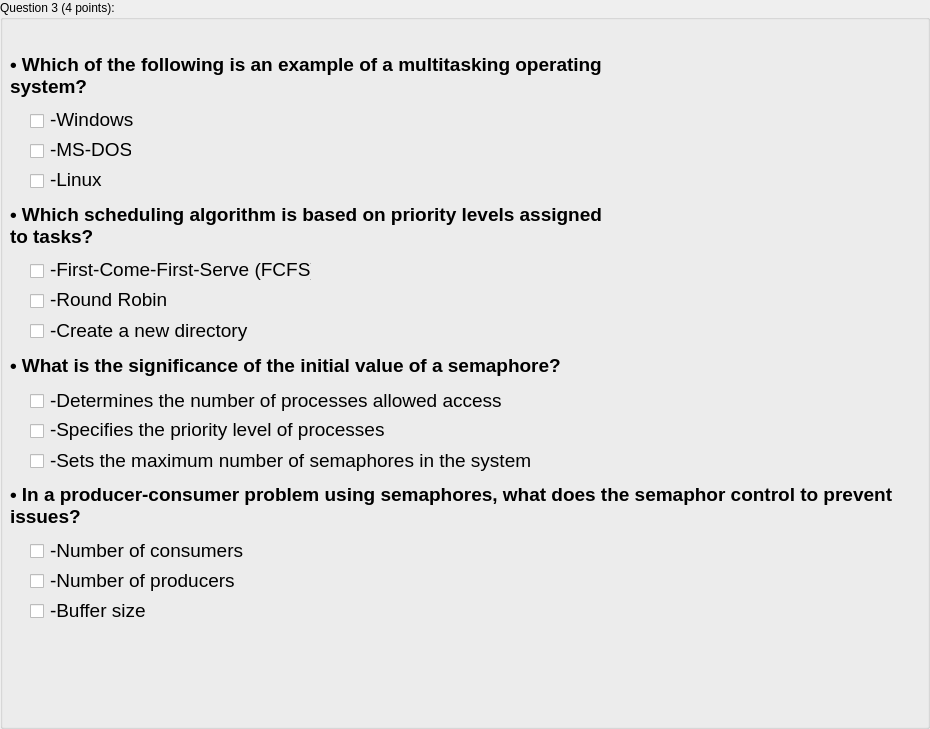
                 <widget class="QGroupBox" name="Exo3">
                  <property name="minimumSize">
                   <size>
                    <width>0</width>
                    <height>640</height>
                   </size>
                  </property>
                  <property name="styleSheet">
                   <string notr="true"/>
                  </property>
                  <property name="title">
                   <string>Question 3 (4 points):</string>
                  </property>
                  <widget class="QCheckBox" name="E3Q1C2Check">
                   <property name="geometry">
                    <rect>
                     <x>30</x>
                     <y>140</y>
                     <width>21</width>
                     <height>23</height>
                    </rect>
                   </property>
                   <property name="cursor">
                    <cursorShape>PointingHandCursor</cursorShape>
                   </property>
                   <property name="text">
                    <string/>
                   </property>
                  </widget>
                  <widget class="QCheckBox" name="E3Q1C1Check">
                   <property name="geometry">
                    <rect>
                     <x>30</x>
                     <y>110</y>
                     <width>21</width>
                     <height>23</height>
                    </rect>
                   </property>
                   <property name="cursor">
                    <cursorShape>PointingHandCursor</cursorShape>
                   </property>
                   <property name="text">
                    <string/>
                   </property>
                  </widget>
                  <widget class="QCheckBox" name="E3Q1C3Check">
                   <property name="geometry">
                    <rect>
                     <x>30</x>
                     <y>170</y>
                     <width>16</width>
                     <height>23</height>
                    </rect>
                   </property>
                   <property name="cursor">
                    <cursorShape>PointingHandCursor</cursorShape>
                   </property>
                   <property name="text">
                    <string/>
                   </property>
                  </widget>
                  <widget class="QLabel" name="E3Q1Q">
                   <property name="geometry">
                    <rect>
                     <x>10</x>
                     <y>50</y>
                     <width>631</width>
                     <height>51</height>
                    </rect>
                   </property>
                   <property name="font">
                    <font>
                     <family>Ubuntu</family>
                     <pointsize>14</pointsize>
                    </font>
                   </property>
                   <property name="text">
                    <string>&lt;html&gt;&lt;head/&gt;&lt;body&gt;&lt;p&gt;&lt;span style=&quot; font-weight:600;&quot;&gt;• Which of the following is an example of a multitasking operating &lt;br/&gt;system?&lt;/span&gt;&lt;/p&gt;&lt;/body&gt;&lt;/html&gt;</string>
                   </property>
                  </widget>
                  <widget class="QLabel" name="E3Q1C1Label">
                   <property name="geometry">
                    <rect>
                     <x>50</x>
                     <y>109</y>
                     <width>91</width>
                     <height>21</height>
                    </rect>
                   </property>
                   <property name="font">
                    <font>
                     <family>Ubuntu</family>
                     <pointsize>14</pointsize>
                    </font>
                   </property>
                   <property name="text">
                    <string>-Windows</string>
                   </property>
                  </widget>
                  <widget class="QLabel" name="E3Q1C2Label">
                   <property name="geometry">
                    <rect>
                     <x>50</x>
                     <y>139</y>
                     <width>81</width>
                     <height>21</height>
                    </rect>
                   </property>
                   <property name="font">
                    <font>
                     <family>Ubuntu</family>
                     <pointsize>14</pointsize>
                    </font>
                   </property>
                   <property name="text">
                    <string>-MS-DOS</string>
                   </property>
                  </widget>
                  <widget class="QLabel" name="E3Q1C3Label">
                   <property name="geometry">
                    <rect>
                     <x>50</x>
                     <y>169</y>
                     <width>61</width>
                     <height>21</height>
                    </rect>
                   </property>
                   <property name="font">
                    <font>
                     <family>Ubuntu</family>
                     <pointsize>14</pointsize>
                    </font>
                   </property>
                   <property name="text">
                    <string>-Linux</string>
                   </property>
                  </widget>
                  <widget class="QLabel" name="E3Q2Q">
                   <property name="geometry">
                    <rect>
                     <x>10</x>
                     <y>200</y>
                     <width>591</width>
                     <height>51</height>
                    </rect>
                   </property>
                   <property name="font">
                    <font>
                     <family>Ubuntu</family>
                     <pointsize>14</pointsize>
                    </font>
                   </property>
                   <property name="text">
                    <string>&lt;html&gt;&lt;head/&gt;&lt;body&gt;&lt;p&gt;&lt;span style=&quot; font-weight:600;&quot;&gt;• Which scheduling algorithm is based on priority levels assigned &lt;br/&gt;to tasks?&lt;/span&gt;&lt;/p&gt;&lt;/body&gt;&lt;/html&gt;</string>
                   </property>
                  </widget>
                  <widget class="QCheckBox" name="E3Q2C1Check">
                   <property name="geometry">
                    <rect>
                     <x>30</x>
                     <y>260</y>
                     <width>21</width>
                     <height>23</height>
                    </rect>
                   </property>
                   <property name="cursor">
                    <cursorShape>PointingHandCursor</cursorShape>
                   </property>
                   <property name="text">
                    <string/>
                   </property>
                  </widget>
                  <widget class="QCheckBox" name="E3Q2C2Check">
                   <property name="geometry">
                    <rect>
                     <x>30</x>
                     <y>290</y>
                     <width>21</width>
                     <height>23</height>
                    </rect>
                   </property>
                   <property name="cursor">
                    <cursorShape>PointingHandCursor</cursorShape>
                   </property>
                   <property name="text">
                    <string/>
                   </property>
                  </widget>
                  <widget class="QCheckBox" name="E3Q2C3Check">
                   <property name="geometry">
                    <rect>
                     <x>30</x>
                     <y>320</y>
                     <width>21</width>
                     <height>23</height>
                    </rect>
                   </property>
                   <property name="cursor">
                    <cursorShape>PointingHandCursor</cursorShape>
                   </property>
                   <property name="text">
                    <string/>
                   </property>
                  </widget>
                  <widget class="QLabel" name="E3Q2C1Label">
                   <property name="geometry">
                    <rect>
                     <x>50</x>
                     <y>259</y>
                     <width>261</width>
                     <height>21</height>
                    </rect>
                   </property>
                   <property name="font">
                    <font>
                     <family>Ubuntu</family>
                     <pointsize>14</pointsize>
                    </font>
                   </property>
                   <property name="text">
                    <string>-First-Come-First-Serve (FCFS)</string>
                   </property>
                  </widget>
                  <widget class="QLabel" name="E3Q2C2Label">
                   <property name="geometry">
                    <rect>
                     <x>50</x>
                     <y>289</y>
                     <width>241</width>
                     <height>21</height>
                    </rect>
                   </property>
                   <property name="font">
                    <font>
                     <family>Ubuntu</family>
                     <pointsize>14</pointsize>
                    </font>
                   </property>
                   <property name="text">
                    <string>-Round Robin</string>
                   </property>
                  </widget>
                  <widget class="QLabel" name="E3Q2C3Label">
                   <property name="geometry">
                    <rect>
                     <x>50</x>
                     <y>320</y>
                     <width>211</width>
                     <height>21</height>
                    </rect>
                   </property>
                   <property name="font">
                    <font>
                     <family>Ubuntu</family>
                     <pointsize>14</pointsize>
                    </font>
                   </property>
                   <property name="text">
                    <string>-Create a new directory</string>
                   </property>
                  </widget>
                  <widget class="QLabel" name="E3Q3Q">
                   <property name="geometry">
                    <rect>
                     <x>10</x>
                     <y>350</y>
                     <width>601</width>
                     <height>31</height>
                    </rect>
                   </property>
                   <property name="font">
                    <font>
                     <family>Ubuntu</family>
                     <pointsize>14</pointsize>
                    </font>
                   </property>
                   <property name="text">
                    <string>&lt;html&gt;&lt;head/&gt;&lt;body&gt;&lt;p&gt;&lt;span style=&quot; font-weight:600;&quot;&gt;• What is the significance of the initial value of a semaphore?&lt;/span&gt;&lt;/p&gt;&lt;/body&gt;&lt;/html&gt;</string>
                   </property>
                  </widget>
                  <widget class="QCheckBox" name="E3Q3C1Check">
                   <property name="geometry">
                    <rect>
                     <x>30</x>
                     <y>390</y>
                     <width>21</width>
                     <height>23</height>
                    </rect>
                   </property>
                   <property name="cursor">
                    <cursorShape>PointingHandCursor</cursorShape>
                   </property>
                   <property name="text">
                    <string/>
                   </property>
                  </widget>
                  <widget class="QCheckBox" name="E3Q3C3Check">
                   <property name="geometry">
                    <rect>
                     <x>30</x>
                     <y>450</y>
                     <width>21</width>
                     <height>23</height>
                    </rect>
                   </property>
                   <property name="cursor">
                    <cursorShape>PointingHandCursor</cursorShape>
                   </property>
                   <property name="text">
                    <string/>
                   </property>
                  </widget>
                  <widget class="QCheckBox" name="E3Q3C2Check">
                   <property name="geometry">
                    <rect>
                     <x>30</x>
                     <y>420</y>
                     <width>21</width>
                     <height>23</height>
                    </rect>
                   </property>
                   <property name="cursor">
                    <cursorShape>PointingHandCursor</cursorShape>
                   </property>
                   <property name="text">
                    <string/>
                   </property>
                  </widget>
                  <widget class="QLabel" name="E3Q3C1Label">
                   <property name="geometry">
                    <rect>
                     <x>50</x>
                     <y>390</y>
                     <width>481</width>
                     <height>21</height>
                    </rect>
                   </property>
                   <property name="font">
                    <font>
                     <family>Ubuntu</family>
                     <pointsize>14</pointsize>
                    </font>
                   </property>
                   <property name="text">
                    <string>-Determines the number of processes allowed access</string>
                   </property>
                  </widget>
                  <widget class="QLabel" name="E3Q3C2Label">
                   <property name="geometry">
                    <rect>
                     <x>50</x>
                     <y>419</y>
                     <width>391</width>
                     <height>21</height>
                    </rect>
                   </property>
                   <property name="font">
                    <font>
                     <family>Ubuntu</family>
                     <pointsize>14</pointsize>
                    </font>
                   </property>
                   <property name="text">
                    <string>-Specifies the priority level of processes</string>
                   </property>
                  </widget>
                  <widget class="QLabel" name="E3Q3C3Label">
                   <property name="geometry">
                    <rect>
                     <x>50</x>
                     <y>450</y>
                     <width>491</width>
                     <height>21</height>
                    </rect>
                   </property>
                   <property name="font">
                    <font>
                     <family>Ubuntu</family>
                     <pointsize>14</pointsize>
                    </font>
                   </property>
                   <property name="text">
                    <string>-Sets the maximum number of semaphores in the system</string>
                   </property>
                  </widget>
                  <widget class="QLabel" name="E3Q4Q">
                   <property name="geometry">
                    <rect>
                     <x>10</x>
                     <y>480</y>
                     <width>911</width>
                     <height>51</height>
                    </rect>
                   </property>
                   <property name="font">
                    <font>
                     <family>Ubuntu</family>
                     <pointsize>14</pointsize>
                    </font>
                   </property>
                   <property name="text">
                    <string>&lt;!DOCTYPE HTML PUBLIC &quot;-//W3C//DTD HTML 4.0//EN&quot; &quot;http://www.w3.org/TR/REC-html40/strict.dtd&quot;&gt;
&lt;html&gt;&lt;head&gt;&lt;meta name=&quot;qrichtext&quot; content=&quot;1&quot; /&gt;&lt;style type=&quot;text/css&quot;&gt;
p, li { white-space: pre-wrap; }
&lt;/style&gt;&lt;/head&gt;&lt;body style=&quot; font-family:'Ubuntu'; font-size:14pt; font-weight:400; font-style:normal;&quot;&gt;
&lt;p style=&quot; margin-top:0px; margin-bottom:0px; margin-left:0px; margin-right:0px; -qt-block-indent:0; text-indent:0px;&quot;&gt;&lt;span style=&quot; font-weight:600;&quot;&gt;• In a producer-consumer problem using semaphores, what does the semaphor control to prevent issues?&lt;/span&gt;&lt;/p&gt;&lt;/body&gt;&lt;/html&gt;</string>
                   </property>
                   <property name="wordWrap">
                    <bool>true</bool>
                   </property>
                  </widget>
                  <widget class="QCheckBox" name="E3Q4C1Check">
                   <property name="geometry">
                    <rect>
                     <x>30</x>
                     <y>540</y>
                     <width>21</width>
                     <height>23</height>
                    </rect>
                   </property>
                   <property name="cursor">
                    <cursorShape>PointingHandCursor</cursorShape>
                   </property>
                   <property name="text">
                    <string/>
                   </property>
                  </widget>
                  <widget class="QLabel" name="E3Q4C1Label">
                   <property name="geometry">
                    <rect>
                     <x>50</x>
                     <y>540</y>
                     <width>211</width>
                     <height>21</height>
                    </rect>
                   </property>
                   <property name="font">
                    <font>
                     <family>Ubuntu</family>
                     <pointsize>14</pointsize>
                    </font>
                   </property>
                   <property name="text">
                    <string>-Number of consumers</string>
                   </property>
                  </widget>
                  <widget class="QCheckBox" name="E3Q4C2Check">
                   <property name="geometry">
                    <rect>
                     <x>30</x>
                     <y>570</y>
                     <width>21</width>
                     <height>23</height>
                    </rect>
                   </property>
                   <property name="cursor">
                    <cursorShape>PointingHandCursor</cursorShape>
                   </property>
                   <property name="text">
                    <string/>
                   </property>
                  </widget>
                  <widget class="QCheckBox" name="E3Q4C3Check">
                   <property name="geometry">
                    <rect>
                     <x>30</x>
                     <y>600</y>
                     <width>21</width>
                     <height>23</height>
                    </rect>
                   </property>
                   <property name="cursor">
                    <cursorShape>PointingHandCursor</cursorShape>
                   </property>
                   <property name="text">
                    <string/>
                   </property>
                  </widget>
                  <widget class="QLabel" name="E3Q4C3Label">
                   <property name="geometry">
                    <rect>
                     <x>50</x>
                     <y>600</y>
                     <width>201</width>
                     <height>21</height>
                    </rect>
                   </property>
                   <property name="font">
                    <font>
                     <family>Ubuntu</family>
                     <pointsize>14</pointsize>
                    </font>
                   </property>
                   <property name="text">
                    <string>-Buffer size</string>
                   </property>
                  </widget>
                  <widget class="QLabel" name="E3Q4C2Label">
                   <property name="geometry">
                    <rect>
                     <x>50</x>
                     <y>570</y>
                     <width>201</width>
                     <height>21</height>
                    </rect>
                   </property>
                   <property name="font">
                    <font>
                     <family>Ubuntu</family>
                     <pointsize>14</pointsize>
                    </font>
                   </property>
                   <property name="text">
                    <string>-Number of producers</string>
                   </property>
                  </widget>
                  <widget class="QLabel" name="label_4">
                   <property name="geometry">
                    <rect>
                     <x>190</x>
                     <y>-40</y>
                     <width>720</width>
                     <height>720</height>
                    </rect>
                   </property>
                   <property name="text">
                    <string/>
                   </property>
                   <property name="pixmap">
                    <pixmap>../FINAL_IHM_Assets/mp_iArtboard 4.png</pixmap>
                   </property>
                   <property name="scaledContents">
                    <bool>true</bool>
                   </property>
                  </widget>
                 </widget>
